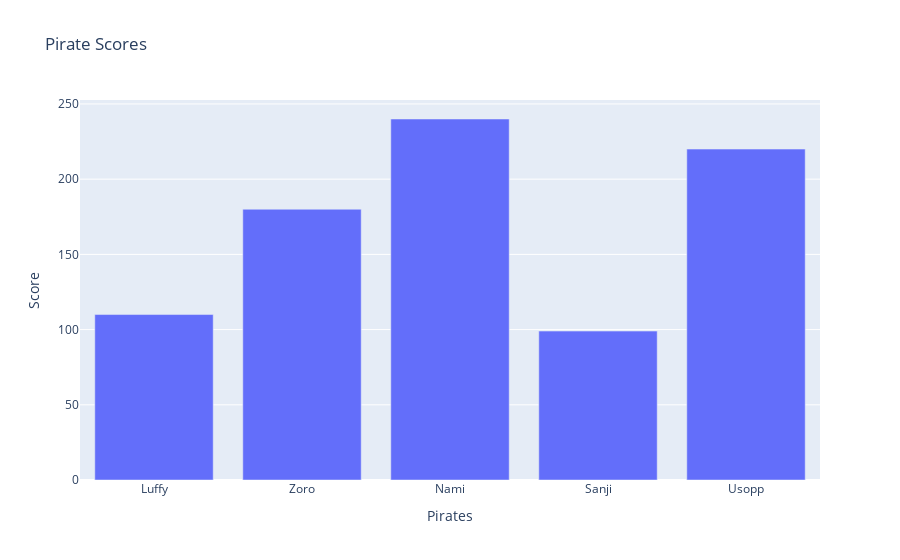

Here is the notebook cell this chart was saved with:
### Code cell
# Now we update the graph to show titles:

graph.update_layout(
    title="Pirate Scores",
    xaxis_title="Pirates",
    yaxis_title="Score"
)

#not needed but here it is:

graph.show()

### Figure 1 — Plotly figure (JSON) as saved in the notebook; plotly's stock layout.template omitted (floating-point values rounded to 4 significant figures)
{"data": [{"type": "bar", "x": ["Luffy", "Zoro", "Nami", "Sanji", "Usopp"], "y": [110, 180, 240, 99, 220]}], "layout": {"title": {"text": "Pirate Scores"}, "xaxis": {"title": {"text": "Pirates"}}, "yaxis": {"title": {"text": "Score"}}}}
